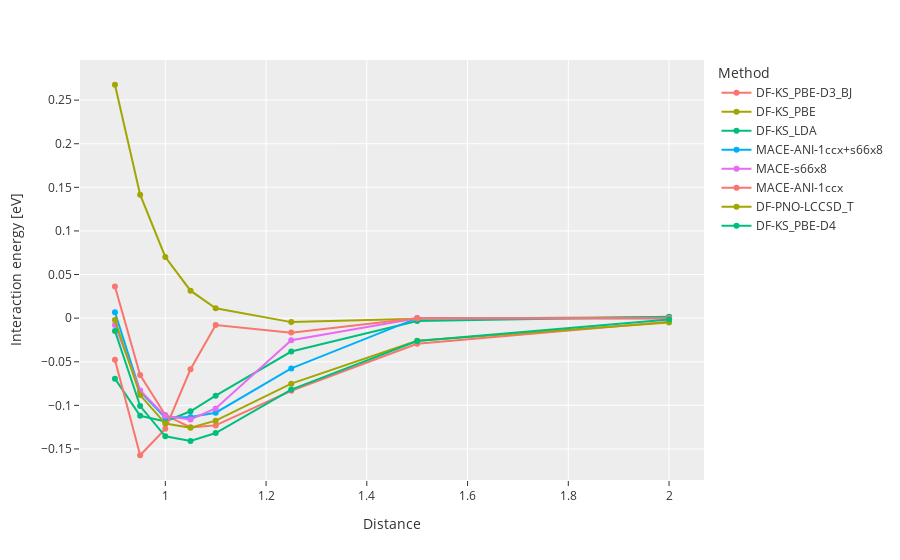

This figure's notebook cell:
### Code cell
plot.show()

### Figure 1 — Plotly figure (JSON) as saved in the notebook; plotly's stock layout.template omitted (floating-point values rounded to 4 significant figures)
{"data": [{"hovertemplate": "Method=DF-KS_PBE-D3_BJ<br>Distance=%{x}<br>Interaction energy [eV]=%{y}<extra></extra>", "legendgroup": "DF-KS_PBE-D3_BJ", "line": {"color": "#F8766D", "dash": "solid"}, "marker": {"symbol": "circle"}, "mode": "lines+markers", "name": "DF-KS_PBE-D3_BJ", "orientation": "v", "showlegend": true, "type": "scatter", "x": [0.9, 0.95, 1, 1.05, 1.1, 1.25, 1.5, 2], "xaxis": "x", "y": [0.03631, -0.06532, -0.1112, -0.1253, -0.123, -0.08329, -0.02932, -0.004079], "yaxis": "y"}, {"hovertemplate": "Method=DF-KS_PBE<br>Distance=%{x}<br>Interaction energy [eV]=%{y}<extra></extra>", "legendgroup": "DF-KS_PBE", "line": {"color": "#A3A500", "dash": "solid"}, "marker": {"symbol": "circle"}, "mode": "lines+markers", "name": "DF-KS_PBE", "orientation": "v", "showlegend": true, "type": "scatter", "x": [0.9, 0.95, 1, 1.05, 1.1, 1.25, 1.5, 2], "xaxis": "x", "y": [0.2676, 0.1416, 0.07013, 0.0315, 0.01137, -0.004551, -0.0007671, 0.00133], "yaxis": "y"}, {"hovertemplate": "Method=DF-KS_LDA<br>Distance=%{x}<br>Interaction energy [eV]=%{y}<extra></extra>", "legendgroup": "DF-KS_LDA", "line": {"color": "#00BF7D", "dash": "solid"}, "marker": {"symbol": "circle"}, "mode": "lines+markers", "name": "DF-KS_LDA", "orientation": "v", "showlegend": true, "type": "scatter", "x": [0.9, 0.95, 1, 1.05, 1.1, 1.25, 1.5, 2], "xaxis": "x", "y": [-0.06939, -0.112, -0.1185, -0.1068, -0.08894, -0.03828, -0.003212, 0.001605], "yaxis": "y"}, {"hovertemplate": "Method=MACE-ANI-1ccx+s66x8<br>Distance=%{x}<br>Interaction energy [eV]=%{y}<extra></extra>", "legendgroup": "MACE-ANI-1ccx+s66x8", "line": {"color": "#00B0F6", "dash": "solid"}, "marker": {"symbol": "circle"}, "mode": "lines+markers", "name": "MACE-ANI-1ccx+s66x8", "orientation": "v", "showlegend": true, "type": "scatter", "x": [0.9, 0.95, 1, 1.05, 1.1, 1.25, 1.5, 2], "xaxis": "x", "y": [0.006836, -0.08398, -0.1143, -0.1133, -0.1084, -0.05762, 0, 0], "yaxis": "y"}, {"hovertemplate": "Method=MACE-s66x8<br>Distance=%{x}<br>Interaction energy [eV]=%{y}<extra></extra>", "legendgroup": "MACE-s66x8", "line": {"color": "#E76BF3", "dash": "solid"}, "marker": {"symbol": "circle"}, "mode": "lines+markers", "name": "MACE-s66x8", "orientation": "v", "showlegend": true, "type": "scatter", "x": [0.9, 0.95, 1, 1.05, 1.1, 1.25, 1.5, 2], "xaxis": "x", "y": [-0.007812, -0.08301, -0.1123, -0.1162, -0.1035, -0.02539, 0, 0], "yaxis": "y"}, {"hovertemplate": "Method=MACE-ANI-1ccx<br>Distance=%{x}<br>Interaction energy [eV]=%{y}<extra></extra>", "legendgroup": "MACE-ANI-1ccx", "line": {"color": "#F8766D", "dash": "solid"}, "marker": {"symbol": "circle"}, "mode": "lines+markers", "name": "MACE-ANI-1ccx", "orientation": "v", "showlegend": true, "type": "scatter", "x": [0.9, 0.95, 1, 1.05, 1.1, 1.25, 1.5, 2], "xaxis": "x", "y": [-0.04785, -0.1572, -0.127, -0.05859, -0.007812, -0.0166, 0, 0], "yaxis": "y"}, {"hovertemplate": "Method=DF-PNO-LCCSD_T<br>Distance=%{x}<br>Interaction energy [eV]=%{y}<extra></extra>", "legendgroup": "DF-PNO-LCCSD_T", "line": {"color": "#A3A500", "dash": "solid"}, "marker": {"symbol": "circle"}, "mode": "lines+markers", "name": "DF-PNO-LCCSD_T", "orientation": "v", "showlegend": true, "type": "scatter", "x": [0.9, 0.95, 1, 1.05, 1.1, 1.25, 1.5, 2], "xaxis": "x", "y": [-0.002227, -0.08825, -0.1209, -0.1258, -0.1176, -0.07511, -0.02598, -0.004885], "yaxis": "y"}, {"hovertemplate": "Method=DF-KS_PBE-D4<br>Distance=%{x}<br>Interaction energy [eV]=%{y}<extra></extra>", "legendgroup": "DF-KS_PBE-D4", "line": {"color": "#00BF7D", "dash": "solid"}, "marker": {"symbol": "circle"}, "mode": "lines+markers", "name": "DF-KS_PBE-D4", "orientation": "v", "showlegend": true, "type": "scatter", "x": [0.9, 0.95, 1, 1.05, 1.1, 1.25, 1.5, 2], "xaxis": "x", "y": [-0.01461, -0.1009, -0.1355, -0.1408, -0.1317, -0.08196, -0.02617, -0.001668], "yaxis": "y"}], "layout": {"legend": {"title": {"text": "Method"}, "tracegroupgap": 0}, "margin": {"t": 60}, "xaxis": {"anchor": "y", "domain": [0, 1], "title": {"text": "Distance"}}, "yaxis": {"anchor": "x", "domain": [0, 1], "title": {"text": "Interaction energy [eV]"}}}}
